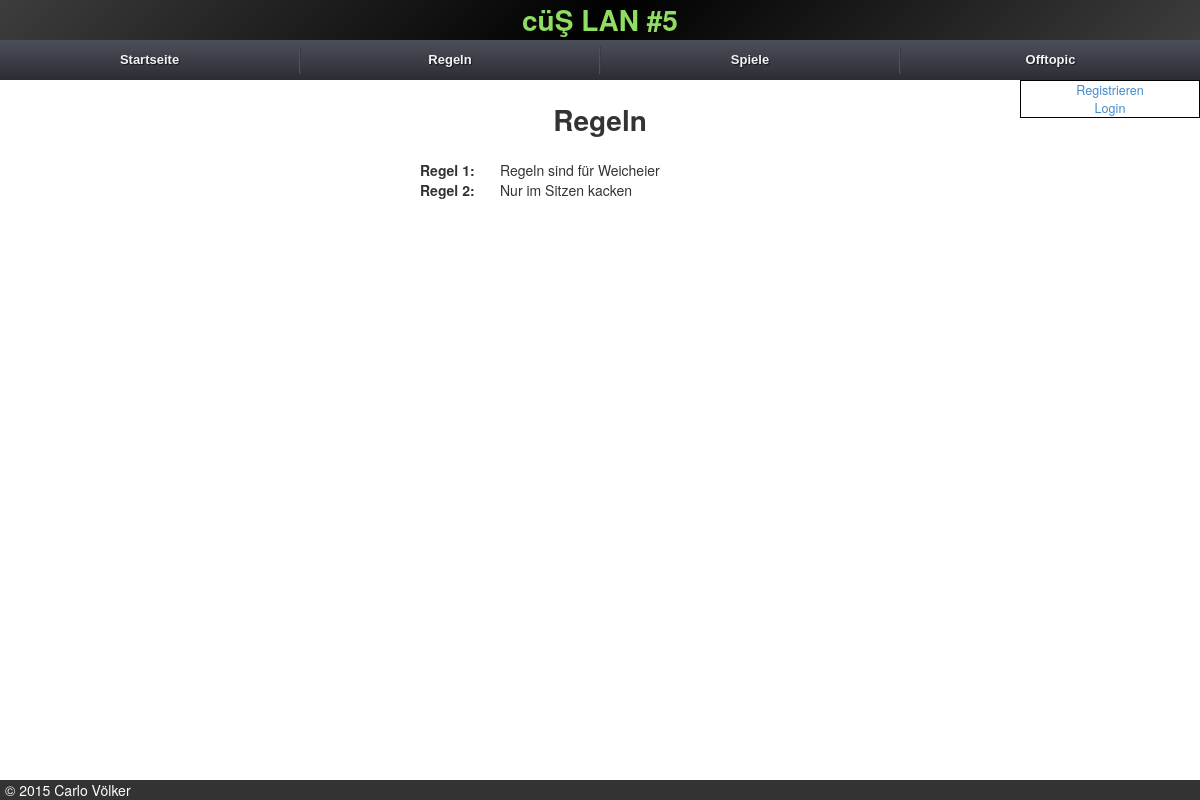
/rules/allgemeine-regeln/, run on the app's committed database.
### core/models.py (models this page shows, shortened)
class IntranetMeta(models.Model):
	name = models.CharField(verbose_name="LAN Name", max_length=50, default="Intranet", null=False, blank=False)
	title = models.CharField(verbose_name="Begrüßungstext", max_length=128, default="Herzlich Willkommen im Intranet", null=True, blank=True)
	description = models.TextField(verbose_name="Beschreibung", max_length=1024, null=True, blank=True)
	class Meta:
		verbose_name = "Intranet Metadaten"
		verbose_name_plural = "Intranet Metadaten"

class RulesInline(models.Model):
	rules = models.ForeignKey(Rules, verbose_name="Regelgruppe", blank=True, null=True, related_name="inline_rules")
	information = models.TextField(verbose_name="Regel", max_length=512, null=True, blank=True)
	def __unicode__(self):
		return u"%s" % (self.information)
	class Meta:
		verbose_name = "Regel"
		verbose_name_plural = "Regeln"

### core/views.py (the view)
# urls.py: url(r'^rules/(?P<slug>[-\w\d]+)/$', views.rules, name='rules'),
def rules(request, slug):
	context = RequestContext(request)
	content = {}
	content['rule'] = Rules.objects.get(slug=slug)
	return render_to_response('rules.html', content, context_instance=context)

### core/context_processors.py (called while the page is built)
def intranet_processor(request):
	content = {}
	lan_name = IntranetMeta.objects.all()[0]
	content['lan_name'] = lan_name
	rules = Rules.objects.all()
	content['rules'] = rules
	games = Game.objects.exclude(match_game=None)
	content['games'] = games
	return content

### core/templates/rules.html
{% extends "base.html" %}
{% load staticfiles %}
{% block body %}
{{block.super}}
<div class="content">
	<div class="headline">
		<h1 class="game_headline">Regeln</h1>
	</div>
	<ul class="list_rule">
	{% for rule in rule.inline_rules.all %}
		<div class="single_rule">
			<h4>Regel {{ forloop.counter }}:</h4>
			<p>{{ rule }}</p>
		</div>
		<br/>
	{% endfor %}
	</ul>
</div>
{% endblock %}

### core/templates/base.html (shortened to what this page needs)
{% load staticfiles %}
{% load thumbnail %}
<!DOCTYPE html>
    <head>
        <link rel="stylesheet" type="text/css" href="{% static 'css/bootstrap.min.css'%}">
        <link rel="stylesheet" type="text/css" href="{% static 'css/bootstrap-theme.min.css'%}">
        <link rel="stylesheet" type="text/css" href="{% static 'css/jquery.fancybox.css'%}">
        <link rel="stylesheet" href="{% static 'css/screen.css' %}">
        <link rel="stylesheet" href="{% static 'css/drop_down_menu.css' %}">
    </head>
    <body>
        {% block body %}
        <div class="header_banner">
            <h1>{{ lan_name.name }}</h1>
        </div>
        <ul class="menu">
            <li><a href="/">Startseite</a></li>
            <li><a href="#">Regeln</a>
            </li>
            <li><a href="#">Spiele</a>
            </li>
            <li><a href="#">Offtopic</a>
            </li>
        </ul>
        {% if user.is_authenticated %}
            <div class="username_header">
                <h5>Angemeldet als:</h5>
                <h4>{{ user.username }}</h4>
                <a href="/logout">Logout</a>
            </div>
        {% else %}
            <div class="username_header">
                <a href="/register">Registrieren</a>
                <a href="/login">Login</a>
            </div>
        {% endif %}
        {% endblock %}
        <footer>
            <div class="left">&copy; {% now "Y" %} Carlo Völker</div>
        </footer>
    </body>
</html>

### core/static/css/screen.css (style rules this page uses)
h1, h2, h3, h4, h5, h6, ul { margin: 0 !important; }
ul { padding: 0; list-style-type: none; }
.header_banner { text-align: center; color: #8fde62; background: rgb(61,61,61); background: -moz-linear-gradient(-45deg, rgba(61,61,61,1) 0%, rgba(1,1,1,1) 50%, rgba(61,61,61,1) 100%); background: -webkit-gradient(linear, left top, right bottom, color-stop(0%,rgba(61,61,61,1)), color-stop(50%,rgba(1,1,1,1)), color-stop(100%,rgba(61,61,61,1))); background: -webkit-linear-gradient(-45deg, rgba(61,61,61,1) 0%,rgba(1,1,1,1) 50%,rgba(61,61,61,1) 100%); background: -o-linear-gradient(-45deg, rgba(61,61,61,1) 0%,rgba(1,1,1,1) 50%,rgba(61,61,61,1) 100%); background: -ms-linear-gradient(-45deg, rgba(61,61,61,1) 0%,rgba(1,1,1,1) 50%,rgba(61,61,61,1) 100%); background: linear-gradient(135deg, rgba(61,61,61,1) 0%,rgba(1,1,1,1) 50%,rgba(61,61,61,1) 100%); filter: progid:DXImageTransform.Microsoft.gradient( startColorstr='#3d3d3d', endColorstr='#1b1b1b',GradientType=1 ); }
.top_menu>a { cursor: default; }
.username_header { float: right; width: 15%; border: 1px solid #000; text-align: center; }
.username_header > a { display: block; font-size: 0.9em; }
.content { position: relative; text-align: center; width: 60%; left: 20%; margin-top: 20px; margin-bottom: 30px; }
.headline { margin-bottom: 20px; }
.single_rule { text-align: left; width: 50%; position: relative; left: 25%; }
.single_rule > h4 { width: 80px; float: left; }
.single_rule > p { float: left; margin: 0; }
footer { background-color: #333; color: #FFF; width: 100%; bottom: 0; position: fixed; padding-left: 5px; }

### core/static/css/drop_down_menu.css (style rules this page uses)
.menu, .menu ul, .menu li, .menu a { margin: 0; padding: 0; border: none; outline: none; text-align: center; }
.menu { height: 40px; width: 100%; display: table; table-layout: fixed; background: #4c4e5a; background: -webkit-linear-gradient(top, #4c4e5a 0%,#2c2d33 100%); background: -moz-linear-gradient(top, #4c4e5a 0%,#2c2d33 100%); background: -o-linear-gradient(top, #4c4e5a 0%,#2c2d33 100%); background: -ms-linear-gradient(top, #4c4e5a 0%,#2c2d33 100%); background: linear-gradient(top, #4c4e5a 0%,#2c2d33 100%); }
.menu li { position: relative; list-style: none; display: block; height: 40px; z-index: 9999; }
.menu > li { display: table-cell; }
.menu li a { display: block; padding: 0 14px; margin: 6px 0; line-height: 28px; text-decoration: none; border-left: 1px solid #393942; border-right: 1px solid #4f5058; font-family: Helvetica, Arial, sans-serif; font-weight: bold; font-size: 13px; color: #f3f3f3; text-shadow: 1px 1px 1px rgba(0,0,0,.6); -webkit-transition: color .2s ease-in-out; -moz-transition: color .2s ease-in-out; -o-transition: color .2s ease-in-out; -ms-transition: color .2s ease-in-out; transition: color .2s ease-in-out; }
.menu li:first-child a { border-left: none; }
.menu li:last-child a { border-right: none; }
.menu a { background-size: 40px 40px !important; background-repeat: no-repeat; }

### data on the page
IntranetMeta: name "cüŞ LAN #5"
RulesInline: information "Regeln sind für Weicheier"
RulesInline: information "Nur im Sitzen kacken"
